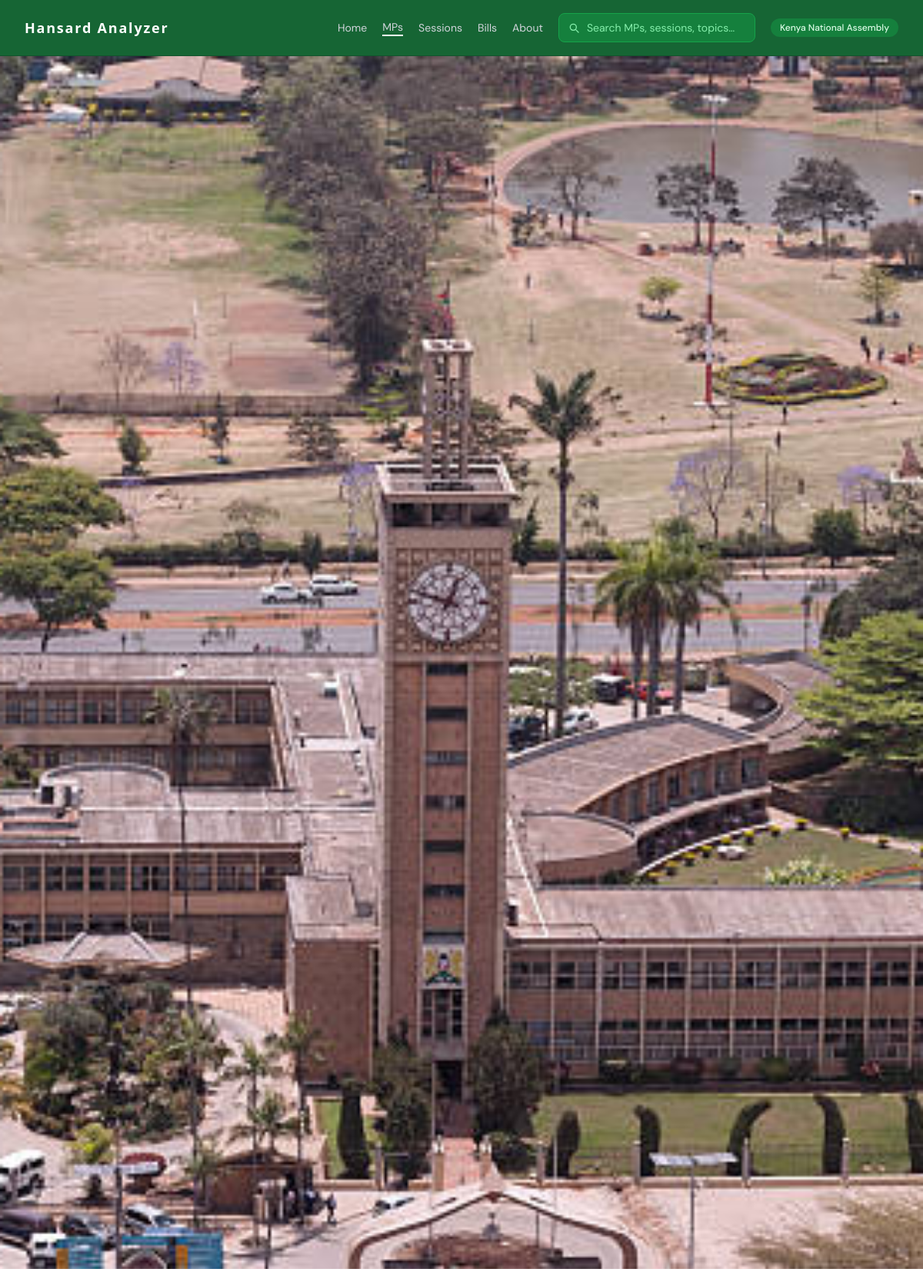
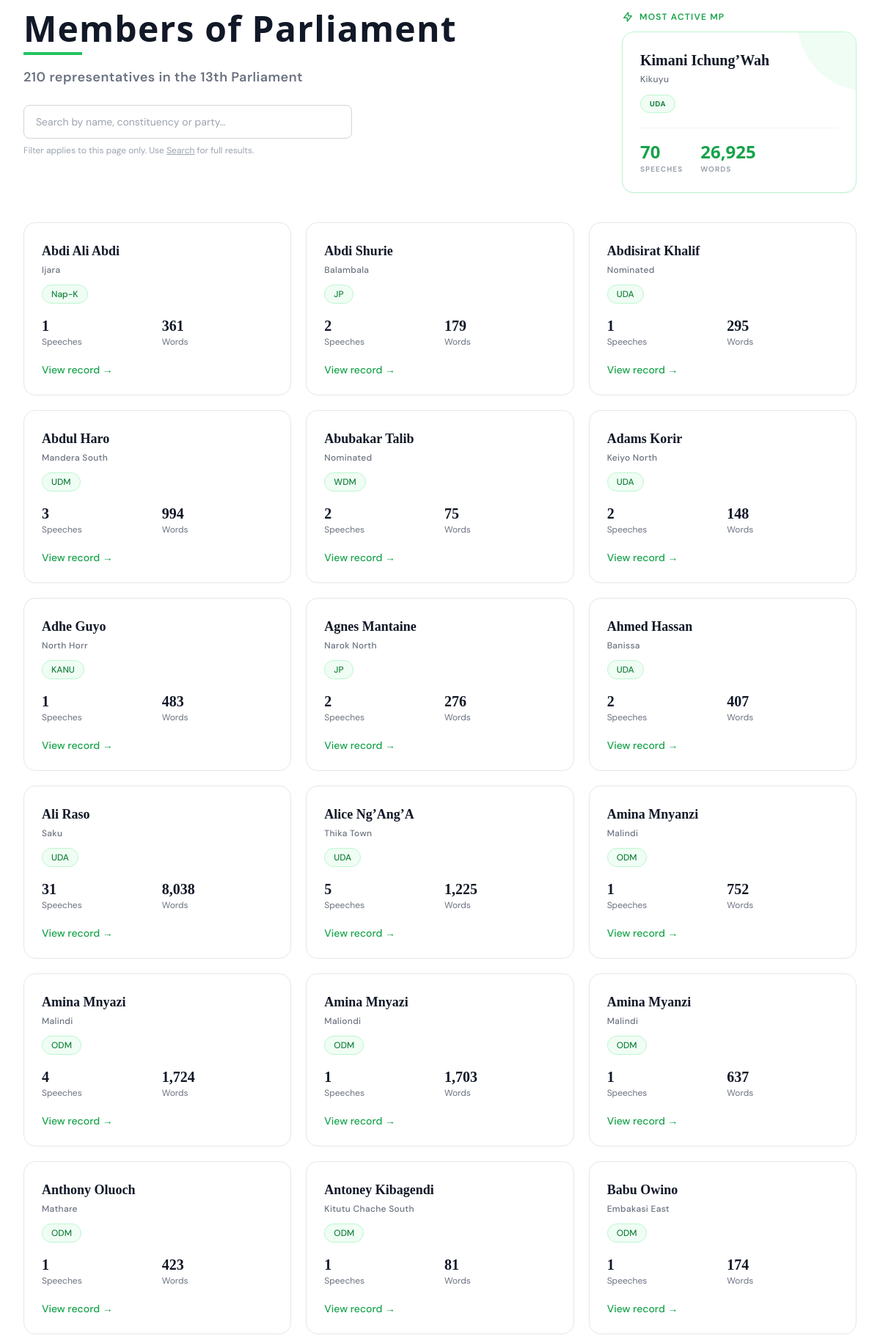
The page /members/ (upper part) on the database its author committed (2 pictures, top to bottom).
### tables this page shows
CREATE TABLE members (
    id           INTEGER PRIMARY KEY AUTOINCREMENT,
    name         TEXT NOT NULL,
    constituency TEXT,
    party        TEXT,
    first_seen   TEXT,
    last_seen    TEXT
);

### routes/members.py (the view)
@members_bp.route("/")
def member_list():
    page = request.args.get("page", 1, type=int)
    per_page = 30
    conn = get_connection()
    members = get_all_members_with_stats(conn)
    conn.close()
    top_mp = get_most_active_mps(limit=1)[0] if members else None
    p = paginate(members, page, per_page)
    return render_template("members.html", members=p["items"], pagination=p, top_mp=top_mp)

### analyzer/analytics/mp_stats.py (called while the page is built)
def get_most_active_mps(limit: int = 10, db_path: Path = DB_PATH) -> list[dict]:
    conn = get_connection(db_path)
    try:
        cursor = conn.cursor()
        cursor.execute(
            """
            SELECT
                m.id AS member_id,
                m.name,
                m.constituency,
                m.party,
                COUNT(sp.id)                    AS speech_count,
                COALESCE(SUM(sp.word_count), 0) AS word_count
            FROM members m
            LEFT JOIN speeches sp ON sp.member_id = m.id
            GROUP BY m.id
            ORDER BY speech_count DESC
            LIMIT ?
            """,
            (limit,),
        )
        columns = [d[0] for d in cursor.description]
        return [dict(zip(columns, row)) for row in cursor.fetchall()]
    finally:
        conn.close()

### analyzer/database/queries.py (called while the page is built)
def get_all_members_with_stats(conn: sqlite3.Connection) -> list[dict]:
    cursor = conn.cursor()
    cursor.execute(
        """
        SELECT
            m.*,
            COUNT(sp.id) AS speech_count,
            COALESCE(SUM(sp.word_count), 0) AS word_count
        FROM members m
        LEFT JOIN speeches sp ON sp.member_id = m.id
        GROUP BY m.id
        ORDER BY m.name
        """
    )
    columns = [description[0] for description in cursor.description]
    return [dict(zip(columns, row)) for row in cursor.fetchall()]

### analyzer/database/seed.py (called while the page is built)
def get_connection(db_path: Path = DB_PATH) -> sqlite3.Connection:
    conn = sqlite3.connect(db_path)
    conn.execute("PRAGMA foreign_keys = ON")
    return conn

### templates/members.html (shortened to what this page needs)
{% extends "base.html" %}
{% block full_width %}
<div class="w-full h-[33vh] overflow-hidden">
    <img src="/static/images/about_hero.png" alt="Hansard Analyzer" class="w-full h-full object-cover">
</div>
{% endblock %}
{% block content %}
<div class="mb-10 flex flex-col md:flex-row gap-8 items-start justify-between">
    <div class="flex-1">
        <h1 class="font-sans text-4xl sm:text-5xl font-black text-gray-900 tracking-wide mb-2">
            Members of Parliament
        </h1>
        <div class="h-1 w-20 bg-green-500 mb-4"></div>
        <p class="text-gray-500 text-lg font-semibold tracking-wide mb-6">
            {{ pagination.total }} representatives in the 13th Parliament
        </p>
        <div class="max-w-md">
            <input
                type="text" id="mpFilter"
                class="w-full px-4 py-3 rounded-lg border border-gray-300 text-sm
                       focus:ring-2 focus:ring-green-100 focus:border-green-500
                       outline-none transition-all placeholder-gray-400"
                placeholder="Search by name, constituency or party…"
                onkeyup="filterTable()"
            />
            <p class="text-xs text-gray-400 mt-2">
                Filter applies to this page only. Use
                <a href="/search/" class="underline hover:text-green-600 transition-colors">Search</a>
                for full results.
            </p>
        </div>
    </div>
    {% if top_mp %}
    <div class="w-full md:w-80 shrink-0">
        <div class="text-xs font-semibold uppercase tracking-widest text-green-600 mb-3 flex items-center gap-2">
            <svg class="w-4 h-4" fill="none" stroke="currentColor" viewBox="0 0 24 24"><path stroke-linecap="round" stroke-linejoin="round" stroke-width="2" d="M13 10V3L4 14h7v7l9-11h-7z"></path></svg>
            Most Active MP
        </div>
        <a href="{{ url_for('members.mp_scorecard', member_id=top_mp.member_id) }}"
           class="block bg-white border border-green-200 rounded-2xl p-6 shadow-sm hover:shadow-xl hover:-translate-y-1 hover:border-green-400 transition-all duration-300 relative overflow-hidden group">
            <div class="absolute top-0 right-0 w-24 h-24 bg-green-50 rounded-bl-full -mr-4 -mt-4 transition-transform group-hover:scale-110"></div>
            <div class="relative z-10">
                <div class="font-serif font-bold text-gray-900 text-xl mb-1 group-hover:text-green-700 transition-colors">
                    {{ top_mp.name }}
                </div>
                <div class="text-xs text-gray-500 font-medium tracking-wide mb-3">
                    {{ top_mp.constituency or '—' }}
                </div>
                <span class="inline-block px-3 py-1 bg-green-50 border border-green-200 text-green-700 text-[10px] font-bold uppercase tracking-wider rounded-full mb-5">
                    {{ top_mp.party or '—' }}
                </span>
                <div class="flex gap-6 border-t border-gray-100 pt-4">
                    <div>
                        <div class="font-sans font-black text-2xl text-green-600">{{ top_mp.speech_count }}</div>
                        <div class="text-[10px] font-bold uppercase tracking-widest text-gray-400">Speeches</div>
                    </div>
                    <div>
                        <div class="font-sans font-black text-2xl text-green-600">{{ "{:,}".format(top_mp.word_count) }}</div>
                        <div class="text-[10px] font-bold uppercase tracking-widest text-gray-400">Words</div>
                    </div>
                </div>
            </div>
        </a>
    </div>
    {% endif %}
</div>
{% if members %}
<div class="grid grid-cols-1 sm:grid-cols-2 lg:grid-cols-3 gap-5" id="mpGrid">
    {% for member in members %}
    <a href="{{ url_for('members.mp_scorecard', member_id=member.id) }}"
       class="member-card group border border-gray-200 rounded-2xl p-6 bg-white
              hover:border-green-400 hover:shadow-xl hover:-translate-y-1
              transition-all duration-300 flex flex-col">
        <div class="flex items-start justify-between mb-3">
            <div class="flex-1">
                <div class="font-serif font-bold text-gray-900 mb-1 text-lg
                            group-hover:text-green-700 transition-colors">
                    {{ member.name }}
                </div>
                <div class="text-xs text-gray-500 font-medium tracking-wide">
                    {{ member.constituency or '—' }}
                </div>
            </div>
        </div>
        <div class="mb-4">
            <span class="inline-block px-3 py-1 bg-green-50 border border-green-200
                         text-green-700 text-xs font-medium rounded-full">
                {{ member.party or '—' }}
            </span>
        </div>
        <div class="grid grid-cols-2 gap-3 text-sm mb-5">
            <div>
                <div class="font-serif text-xl font-semibold text-gray-900">
                    {{ member.speech_count or 0 }}
                </div>
                <div class="text-xs text-gray-500">Speeches</div>
            </div>
            <div>
                <div class="font-serif text-xl font-semibold text-gray-900">
                    {{ "{:,}".format(member.word_count or 0) }}
                </div>
                <div class="text-xs text-gray-500">Words</div>
            </div>
        </div>
        <div class="mt-auto text-green-600 text-sm font-medium
                    group-hover:text-green-700 group-hover:underline transition-all">
            View record →
        </div>
    </a>
    {% endfor %}
</div>
{% set p = pagination %}
{% set extra_params = '' %}
{% endif %}
{% endblock %}

### templates/base.html (style rules this page uses)
body { font-family: 'DM Sans', sans-serif; }
h1, h2, h3, h4, h5, h6 { font-family: 'Spectral', serif; }

### rows shown on the page
members: name "Kimani Ichung’Wah", constituency "Kikuyu", party "UDA"
members: name "Abdi Ali Abdi", constituency "Ijara", party "Nap-K", speech_count "1", word_count "361"
members: name "Abdi Shurie", constituency "Balambala", party "JP", speech_count "2", word_count "179"
members: name "Abdisirat Khalif", constituency "Nominated", party "UDA", speech_count "1", word_count "295"
members: name "Abdul Haro", constituency "Mandera South", party "UDM", speech_count "3", word_count "994"
members: name "Abubakar Talib", constituency "Nominated", party "WDM", speech_count "2", word_count "75"
members: name "Adams Korir", constituency "Keiyo North", party "UDA", speech_count "2", word_count "148"
members: name "Adhe Guyo", constituency "North Horr", party "KANU", speech_count "1", word_count "483"
members: name "Agnes Mantaine", constituency "Narok North", party "JP", speech_count "2", word_count "276"
members: name "Ahmed Hassan", constituency "Banissa", party "UDA", speech_count "2", word_count "407"
members: name "Ali Raso", constituency "Saku", party "UDA", speech_count "31", word_count "8,038"
members: name "Alice Ng’Ang’A", constituency "Thika Town", party "UDA", speech_count "5", word_count "1,225"
members: name "Amina Mnyanzi", constituency "Malindi", party "ODM", speech_count "1", word_count "752"
members: name "Amina Mnyazi", constituency "Malindi", party "ODM", speech_count "4", word_count "1,724"
members: name "Amina Mnyazi", constituency "Maliondi", party "ODM", speech_count "1", word_count "1,703"
members: name "Amina Myanzi", constituency "Malindi", party "ODM", speech_count "1", word_count "637"
members: name "Anthony Oluoch", constituency "Mathare", party "ODM", speech_count "1", word_count "423"
members: name "Antoney Kibagendi", constituency "Kitutu Chache South", party "ODM", speech_count "1", word_count "81"
members: name "Babu Owino", constituency "Embakasi East", party "ODM", speech_count "1", word_count "174"

### other values the page prints
{{ pagination.total }} "210"
{{ top_mp.speech_count }} "70"
{{ "{:,}".format(top_mp.word_count) }} "26,925"
